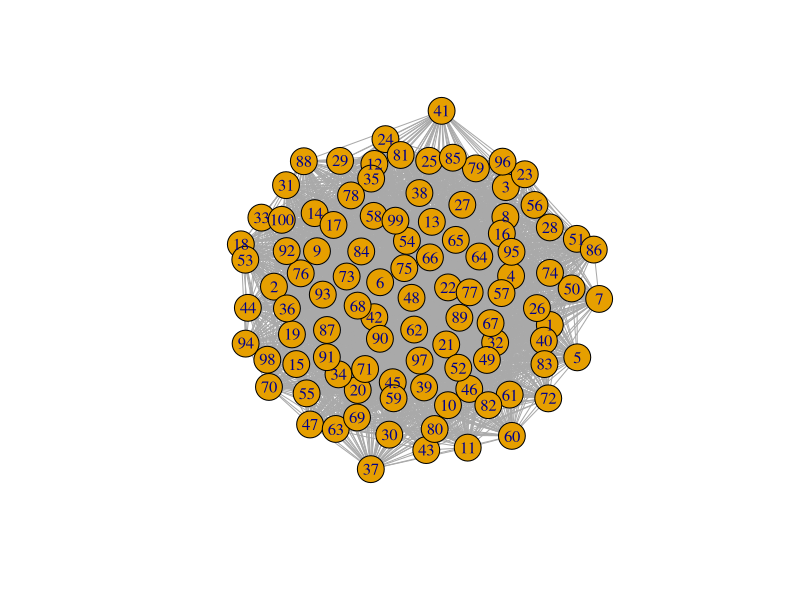
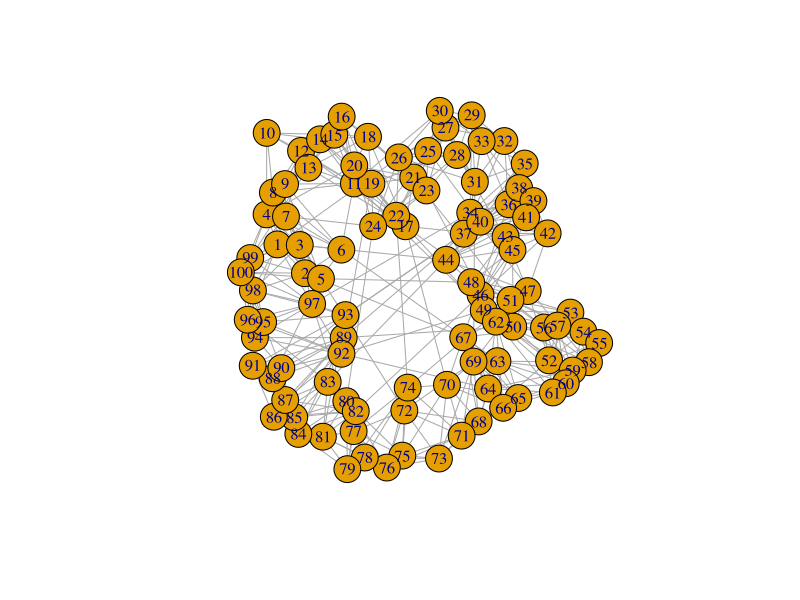
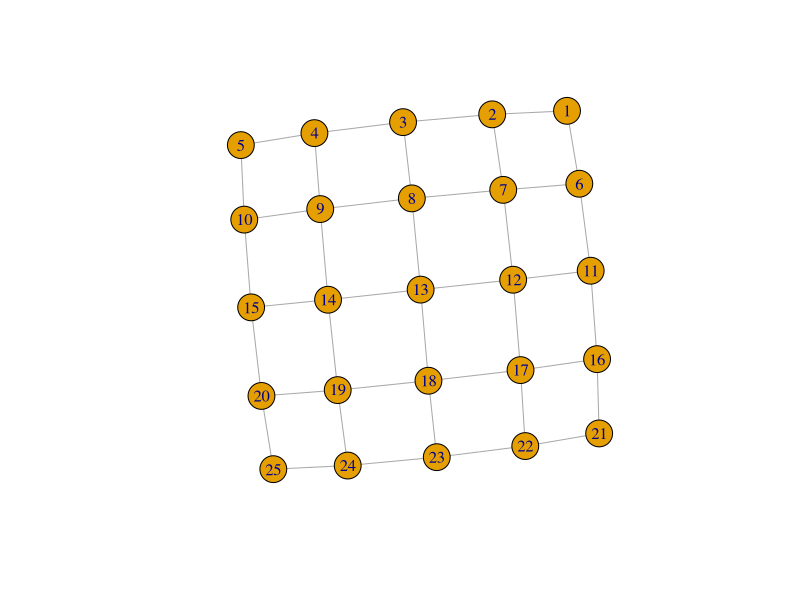
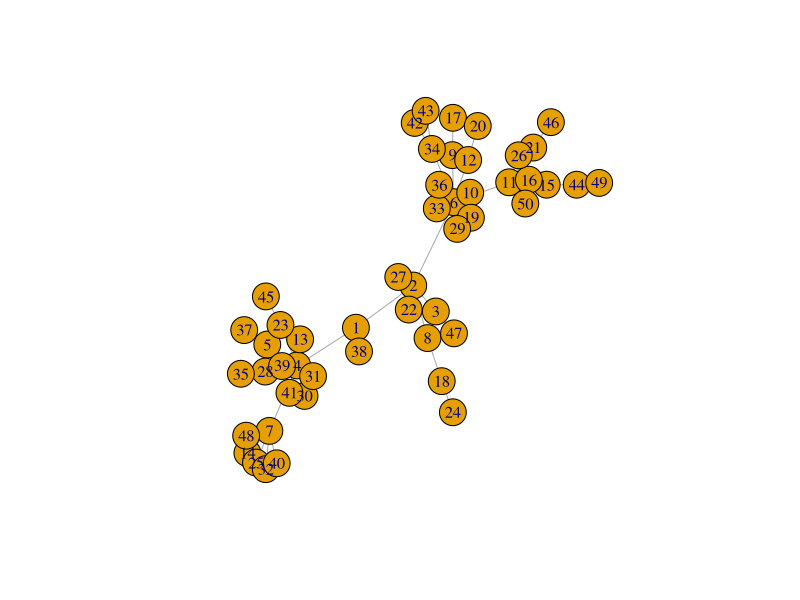
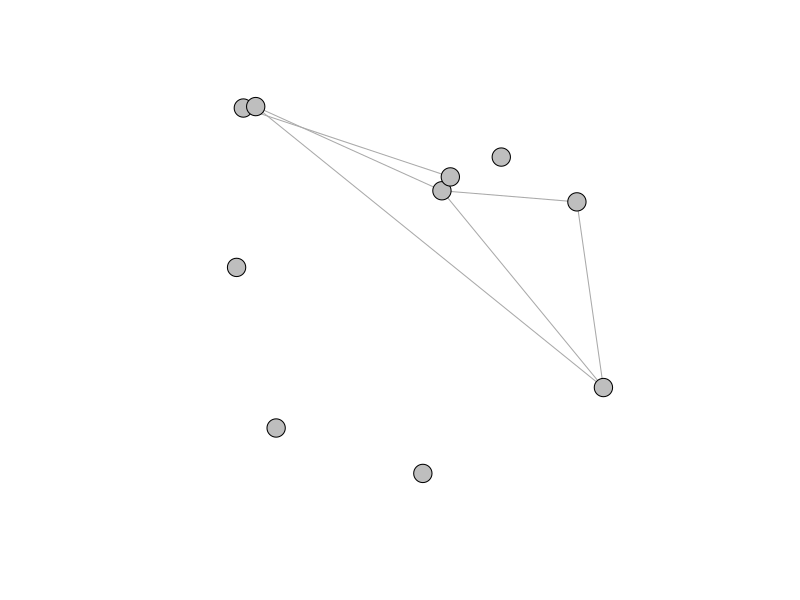

Generate these figures, in order, with R:
## ----setup, include=FALSE---------------------------------------------------
knitr::opts_chunk$set(echo = TRUE)


## ---------------------------------------------------------------------------
library(igraph)


## ---------------------------------------------------------------------------
#Random graph
erdos<-function(n,p){
  erdos_graph=sample_gnp(n, p, directed = FALSE, loops = FALSE)
summary(erdos_graph)
}
f1=erdos(100,0.6)
plot(f1)


## ---------------------------------------------------------------------------
#Small-world
sm_world<-function(d,s,n,p){
  sm_graph=sample_smallworld(d, s, n, p, loops = F, multiple = F)
summary(sm_graph)
}
f2=sm_world(1, 100, 5, 0.05)
plot(f2)


## ---------------------------------------------------------------------------
#Lattice graph
Lattice<-function(d,l){
  lattice_graph=make_lattice(dim=d,length=l, directed= F, mutual= T, circular = F)
summary(lattice_graph)
}
f3=Lattice(2,5)
plot(f3)


## ---------------------------------------------------------------------------
#scale free
scale_free<-function(n,pw){
  scale_free_graph=sample_pa(n,pw, directed= F)
summary(scale_free_graph)
}
f4=scale_free(50,1)
plot(f4)


## ---------------------------------------------------------------------------
#Spatial graph of x,y coordinate join in space
spatial <- function(n,r) {
  v <- NULL
  for (i in 1:n) {
    x <- runif(1)
    y <- runif(1)
    v <- rbind(v,c(i,x,y))
    coords<<-rbind(coords, c(x,y))
  }
  
  E <- NULL
  R2 <- r*r;
  for (i in seq(1,n-1)) {
    for (j in seq(i+1,n)) {
      if (((v[i,2]-v[j,2])^2 + (v[i,3]-v[j,3])^2) < R2) {
        E <- as.data.frame(rbind(E,c(i,j)))
      }
    }
  }
  return(E)
}

coords=NULL

E = spatial(10,0.3)

G=graph_from_data_frame(E, directed=FALSE)

V(G)$color<-"grey"
G$layout=coords

plot(G,vertex.label=NA,vertex.size=10)


## ---------------------------------------------------------------------------

getGraphFeatures <- function(g){
  
#  networks <- list.files(paste(folder_name))
  
  Global_summary <- NULL
  
    
    netclust <- clusters(g) #look for subgraphs
    gcc <- V(g)[netclust$membership == which.max(netclust$csize)]#select vertices from the largest sub-graph
    #we could do this for other component graphs?
#    gccnet <- induced.subgraph(g, gcc) #make it a igraph object.
    
    #need to remove loops etc
    gcc_s <- igraph::simplify(g, remove.multiple = TRUE, remove.loops = TRUE)
    #plot(gcc_s)
    
    #network characteristics
    
    #convert to a laplacian matrix
    M <- laplacian_matrix(gcc_s,sparse = FALSE)
    
    #Adjacency matrix
    Adj <-gcc_s[]
    #Adjacency spectrum
    Adjacency_spectrum<-eigen(Adj)
    

    #calc eigenvectors
    spec <- eigen(M)
    #take the second smallest eigenvalue
    FiedlerValue<- spec$values[length(spec$value)-1]
    
    #Largest value of the adjacency
    ##This value controls the propagation of infection in SIS/SIR model
    ### The larger Adj_val the faster the growth of infection at the beginning time
    Adj_val<-Adjacency_spectrum$values[1]
    Eigen_central=Adjacency_spectrum$vectors[,ncol(Adjacency_spectrum$vectors)[1]]
    most_infected_node<-match(max(Eigen_central),Eigen_central)# highest node degree
    
    #Note:Probability of infection of nodes depends on V_1(first eigen vector of adjacency matrix)
    ## so the prob that a node is infected is proportional to its eigen vector centrality (V_1)
    ## since centrality depends on number of nodes its connected to and how well node are connected
    
    
    #Epidemic threshold
    ##Infection dies or survives if beta/gamma is < or > Rnot respectively
    Rnot<-1/Adj_val # spectral of adjacency for undirected network controls the epidemic threshold
    
    #
    
    #Threshold comparism of 
    
    #Newman's relative Q (from Sah et al 2017) modularity
    
    #detect commnuities and calc relative Newman's Q
    wc <- cluster_walktrap(gcc_s) # This function tries to find densely connected subgraphs, 
    lc<- cluster_louvain(gcc_s) #this is the method used inSah et al 2017 - allows comparison? 
    #also called communities in a graph via random walks.
    
    mod <- modularity(gcc_s, membership(lc))
    #max_mod <- 
    #Qrel <- mod/max_mod #Sah et al normalize modularity this way, but Im not sure why maximum modulairity is the best way to do this
    #plot(lc,gccnet)  check out the plot if needed
    
    #other network characteristics
    deg <- mean(degree(gcc_s, mode="all", normalized=TRUE)) #normalized currently
    
    cent <-  eigen_centrality(gcc_s, directed=T, weights=NA)
    cent <- cent$value
    
    trans <- as.data.frame(transitivity(gcc_s, type="global"))
    
    di <- diameter(gcc_s, directed=F, weights=NA)
    network_size<-vcount(gcc_s)
    
    #Global_summary[1] <- bind_cols(g_names, propI2,propI5, FiedlerValue, mod, deg, cent, trans, di) %>%
    #set_names('g_names')
    
    Global_summary <- c(FiedlerValue, Adj_val, Rnot, network_size, most_infected_node, mod, deg, cent, trans, di) 
  
  
  Global_summary <- do.call(rbind, Global_summary)
  rownames(Global_summary) <- c('Fiedler','Adj_val','Rnot','network_size','most_infected_node', 'Modularity', 'Mean_degree', 'Centrality', 'Transivity', 'Diameter')
  Global_summary  <- as.data.frame(Global_summary)
  
  
  return(Global_summary)
}



## ----echo=FALSE-------------------------------------------------------------
## Disease simulation

#getGraphFeatures <- function() {
  ## output: data frame
  
#}

# converting downloaded networks into igraph objects
# use something liek this to convert:
# dat <- read.table(networks[i]) #haven't dealt with the temporal nature of this yet. Third column appears to be a date...


library(igraph)
#Simple SIR disease simulation
# Disease status: 0=healthy/susceptible, 1=infected, 2=removed/dead/recovered
episim <- function(G, nticks=10, beta=0.1, gamma=0.2, initState=NULL, numInfected=2) {
  ## G is igraph object
  E <- G[] #adjacency matrix of graph (network object)
  n <- ncol(E) #number of columns (nodes) in network object
  inf_per_time<-matrix(data=0,(nticks+1),n)#progression of infection/transition of state of each node for each time step
  # Set initial state  
  # initState is list of initial state of each vertex in G.  E.g., from (1,0,0...0) or (0,1,0,1,0,....)
  if (is.null(initState)) {
    infected <- rep(1,numInfected)
    clear<-rep(0,(n-numInfected))
    stat<-sample(c(infected, clear), n, replace=FALSE)

#    stat <- rbinom(n,1,propInfected)#set initial state of each nodes if non (note, no recovered node at initial state)
  } else {
    stat <- initState #initial existing state.
  }
  current_stat=stat
  nextStat<-rep(0,length(stat))
  time=2 # since we have nticks+1
  
  #note: there is no recovered node at initial state only susceptible nodes and some infected nodes
  #initial state vector must not contain 2, but only 0 and 1 for the first row
  #set next state vector initially as initial state.
  for (tick in 1:nticks) {
    inf_per_time[1,]=current_stat#time 0=initial state
    # first transition phase: S -> I
    for (i in which(stat==0)) {#for all susceptible nodes (denoted 0) in initial state
      for (j in (1:n)) { # for all other neighbor nodes
        if ((E[i,j]>=1)&(stat[j]==1)&(runif(1)<=beta)) #each infected node infects its nearest neighbor/node it shares a link/edge with, with prob beta
        {
          nextStat[i] <- 1;break#assign node as infected if above condition is met else and break out of loop
        }
        else{
          nextStat[i]<-0 #node remains as susceptible, since not all contact leads to an infection.
        }
      }
    }
    
    # second transition phase: I -> R
    for (i in which(stat==1)) {#for all infected nodes in initial state
      if (runif(1)<=gamma) { #compares a randomly generated uniform number to recovery rate
        nextStat[i] <- 2 #assigns node as recovered if condition above is met else
      }
      else{
        nextStat[i]<-1 #nodes remain infected 
      }
    }
    
    #for SIR, recovered node do not participate in further disease propagation (permanent immunity)    
    
    stat <- nextStat#assigns states of nodes for each time step as existing state 
    
    inf_per_time[time,] <- stat
    rownames(inf_per_time)=0:nticks#re-order row names from time step 0=initial state
    colnames(inf_per_time)=NULL#make column names as null
    
    
    time=time+1
    
  }
  
  return (inf_per_time)
  
}
#G <- erdos.renyi.game(10, .5,direct=F)    #random graph generated
#f=episim(G,beta = 0.3,gamma=0.2)




## ---------------------------------------------------------------------------

### Making epidemic summary on a network

  # make state counts
  # data frame for counts of state
  # set number of rows and columns
  # column names to SEIR
epi_summary<-function(f){   
#  if (is.data.frame(f)){
#    f=as.matrix(f)
#  }
   numrows=dim(f)[1]
   state_counts=matrix(0,nrow=numrows,ncol=3)
   colnames(state_counts)=c("S","I","R")
   
    
   for (tick in 1:numrows){
     s = length(which(f[tick,]==0))
     i = length(which(f[tick,]==1))
     r = length(which(f[tick,]==2))
     
     state_counts[tick,] <- c(s,i,r)
     
   }
   
   #state_counts <- do.call(rbind, state_counts)
   state_counts <- as.data.frame(state_counts)
   rownames(state_counts)=0:(numrows-1)
   state_counts
}  



## ----message=F--------------------------------------------------------------
# [1] Replicating the network N times
set.seed(1)
N=10
erdos_graph=list()
erdos<-function(n,p){
 for (i in 1:N){
   erdos_graph[[i]]=sample_gnp(n,p, directed = FALSE, loops =FALSE)
 }
  return(erdos_graph)
}

#Test
G_2=erdos(20,.2)
G_2



## ---------------------------------------------------------------------------
#[2] simulating SIR process on each simulated graph and extracting the summary

sim_all_graphs=NULL
summary_all_graphs=NULL

nets_epi_summary<-function(G){
  for (i in 1:N){
    sim_all_graphs[[i]] = lapply(G,episim)
    summary_all_graphs[[i]]=lapply(sim_all_graphs[[i]],epi_summary)
  }
  return(summary_all_graphs)
}


#[3] Time to infection of 20% of individual

